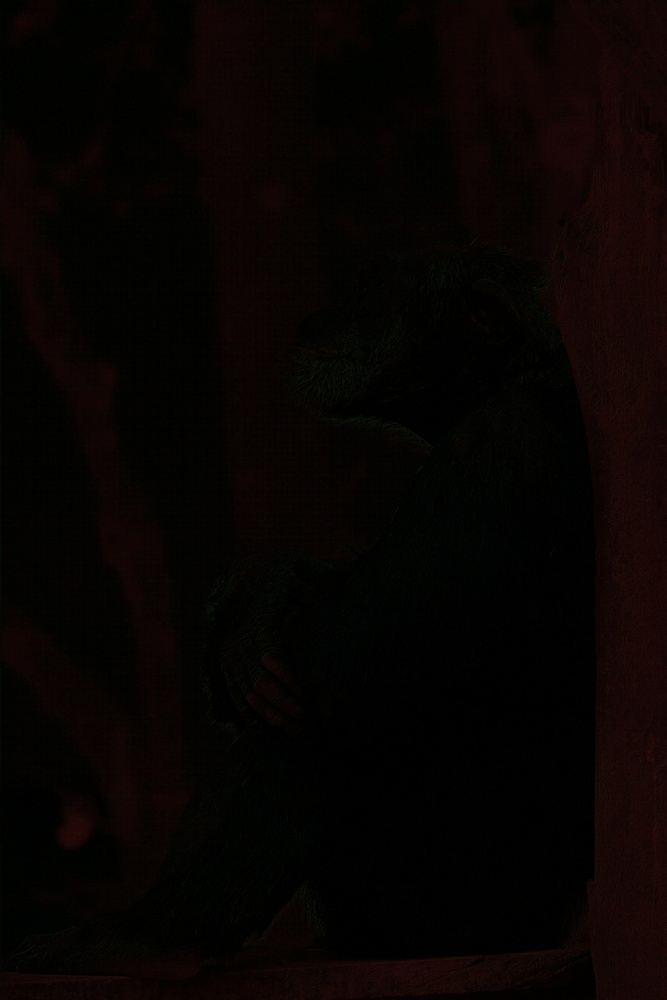
#> input picture latex/lab3/images/X_Trans_Diff.jpg, 667 x 1000 px, shrunk from 2592 x 3888 before the run, found by its file name
$ python brightness.py
#> lines starting #> are read from the running program, lines starting #| are printed output that depends on the picture
from PIL import Image, ImageEnhance

DIR = "latex/lab3/images/"
BAYER = DIR + "Bayer_Diff.jpg"
XTRANS = DIR + "X_Trans_Diff.jpg"
# Read the image
im = Image.open(XTRANS)
#> im is the input picture: PIL image 667x1000 RGB; mean R, G, B 7.6, 3.4, 1.9

# Image brightness enhancer
enhancer = ImageEnhance.Brightness(im)

#factor = 1 #gives original image
#im_output = enhancer.enhance(factor)
#im_output.save(DIR + "Bayer_DIFF_br.jpg")

factor = 10 #brightens the image
im_output = enhancer.enhance(factor)
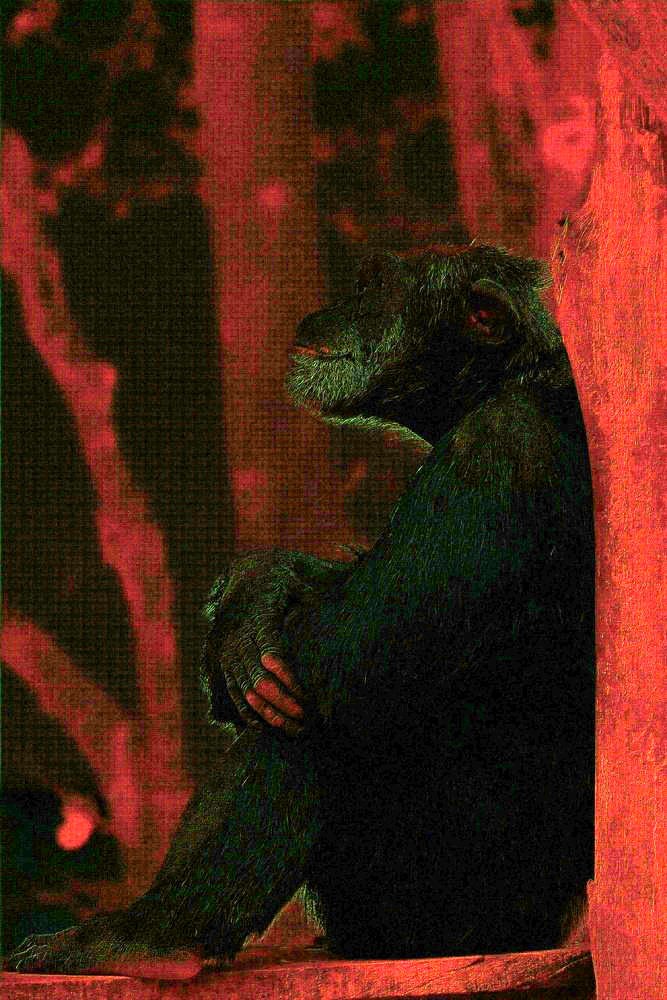
#> im_output: PIL image 667x1000 RGB; mean R, G, B 75.3, 33.9, 18.8
im_output.save(DIR + "XTRANS_DIFF_br.jpg")
